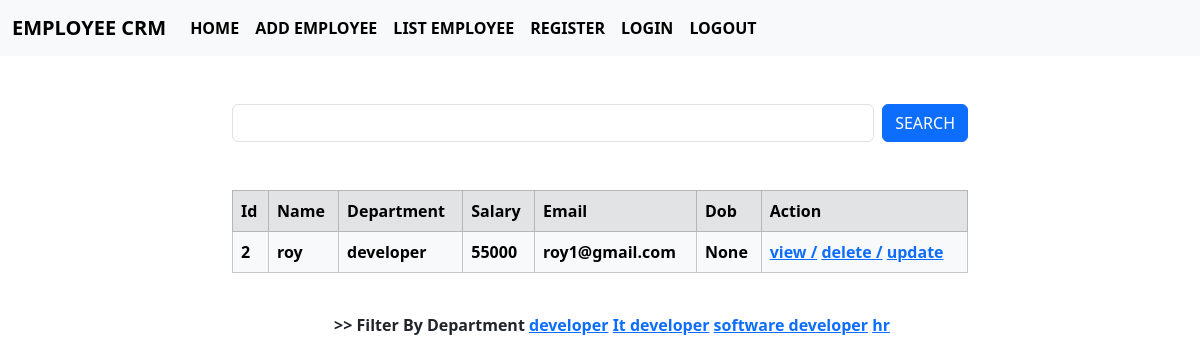
Screenshot of /employees/all?department=developer (signed in) with the database file from the repository.
### crm/models.py (models this page shows, shortened)
class Employees(models.Model):
    name=models.CharField(max_length=200)
    department=models.CharField(max_length=200)
    salary=models.PositiveIntegerField()
    email=models.EmailField(unique=True)
    age=models.PositiveIntegerField()
    contact=models.CharField(max_length=10,null=True)
    profile_pic=models.ImageField(upload_to="images",null=True,blank=True)       #null=database n,blank=form n
    dob=models.DateField(null=True,blank=True)

### crm/views.py (the view, shortened to what this page needs)
# urls.py: path("employees/all",views.EmployeeListView.as_view(),name="emp_list"),
@method_decorator(signin_required,name="dispatch")
class EmployeeListView(View):
    def get(self,request,*args,**kwargs):
            qs=Employees.objects.all()
            departments=Employees.objects.all().values_list("department",flat=True).distinct()  #distinct=unique
            print(departments)                                                                  #values_list=take specific column
            if "department" in request.GET:
                dept=request.GET.get("department")
                qs=qs.filter(department__iexact=dept)     #iexact=allow uppercase and lowercase
            return render(request,"emp_list.html",{"data":qs,"departments":departments})

### crm/views.py (called while the page is built)
def signin_required(fn):
    def wrapper(request,*args,**kwargs):
        if not request.user.is_authenticated:
            messages.error(request,"Invalid")
            return redirect("emp_signin")
        else:
            return fn(request,*args,**kwargs)
    return wrapper

### crm/templates/emp_list.html (shortened to what this page needs)
{%extends 'base.html'%}
{%block body_block%}
<div class="container mt-5">
    <div class="row">
        <div class="col-2"></div>
        <div class="col-8">
            <form action="" method="post">
                <div class="d-flex">
                    <input type="text" name="box" class="form-control me-2 ">
                    <button type="submit" class="btn btn-primary ">SEARCH</button>
                </div>
            </form>
        </div>
        <div class="col-2"></div>
    </div>
</div>
<div class="container">
    <div class="row">
        <div class="col-2"></div>
        <div class="col-8">
            <table class="table mt-5 table-light table-bordered ">
                <tr class="table-secondary">
                    <td class="fw-bold">Id</td>
                    <td class="fw-bold">Name</td>
                    <td class="fw-bold">Department</td>
                    <td class="fw-bold">Salary</td>
                    <td class="fw-bold">Email</td>
                    <td class="fw-bold ">Dob</td>
                    <td class="fw-bold ">Action</td>
                </tr>
                {%for emp in data%}
                <tr class="fw-semibold">
                    <td>{{emp.id}}</td>
                    <td>{{emp.name}}</td>
                    <td>{{emp.department}}</td>
                    <td>{{emp.salary}}</td>
                    <td>{{emp.email}}</td>
                    <td>{{emp.dob}}</td>
                    <td>
                        <a href="{%url 'emp_detail' emp.id%}">view /</a>
                        <a href="{%url 'emp_delete' emp.id%}">delete /</a>
                        <a href="{%url 'emp_update' emp.id%}">update</a>
                    </td>
                </tr>
                {%endfor%}
            </table>
        </div>
        <div class="col-2"></div>
    </div>
</div>
<div class="ms-4 text-center mt-4 fw-semibold">
   >> Filter By  Department
    {%for dep in departments%}
        <a href="{%url 'emp_list'%}?department={{dep}}">{{dep}}</a>
    {%endfor%}
</div>
{%endblock%}

### rows the page displays
Employees: id "2", name "roy", department "developer", salary "55000", email "roy1@gmail.com", dob "None"

### other values shown
{{ dep }} "developer" "It developer" "software developer" "hr"
